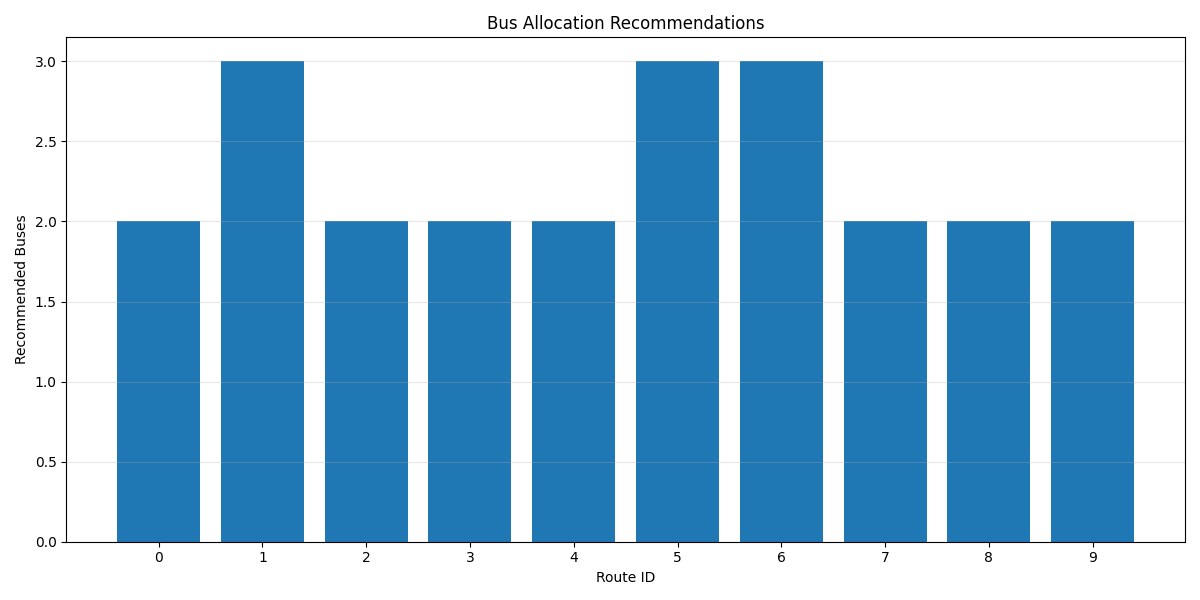

Write the Python code that produced this figure.
import pandas as pd
import numpy as np
import matplotlib.pyplot as plt
import os

# Create folders
os.makedirs("output", exist_ok=True)
os.makedirs("charts", exist_ok=True)

# Load data
commuter = pd.read_csv("dataset/cleaned_commuter.csv")
bus = pd.read_csv("dataset/cleaned_bus.csv")

# Total passengers observed
total_passengers = len(commuter)

# Use actual route capacity
bus["capacity"] = pd.to_numeric(bus["capacity"], errors="coerce")
bus = bus.dropna(subset=["capacity"])

# Capacity share
bus["capacity_share"] = bus["capacity"] / bus["capacity"].sum()

# Estimated passengers per route
bus["Passengers"] = (bus["capacity_share"] * total_passengers).round().astype(int)

# Recommended buses assuming 50 passengers per bus
bus["Recommended_Buses"] = np.ceil(bus["Passengers"] / 50).astype(int)

# Final table
result = bus[["route_id", "Passengers", "Recommended_Buses"]].copy()
result.columns = ["Route", "Passengers", "Recommended_Buses"]

# Save CSV
result.to_csv("output/bus_recommendation.csv", index=False)

# ---------------- Chart ----------------
plt.figure(figsize=(12,6))
plt.bar(result["Route"].astype(str), result["Recommended_Buses"])
plt.title("Bus Allocation Recommendations")
plt.xlabel("Route ID")
plt.ylabel("Recommended Buses")
plt.grid(axis="y", alpha=0.3)
plt.tight_layout()
plt.savefig("charts/bus_allocation.png")
plt.close()

print("Bus allocation completed.")
print(result)
